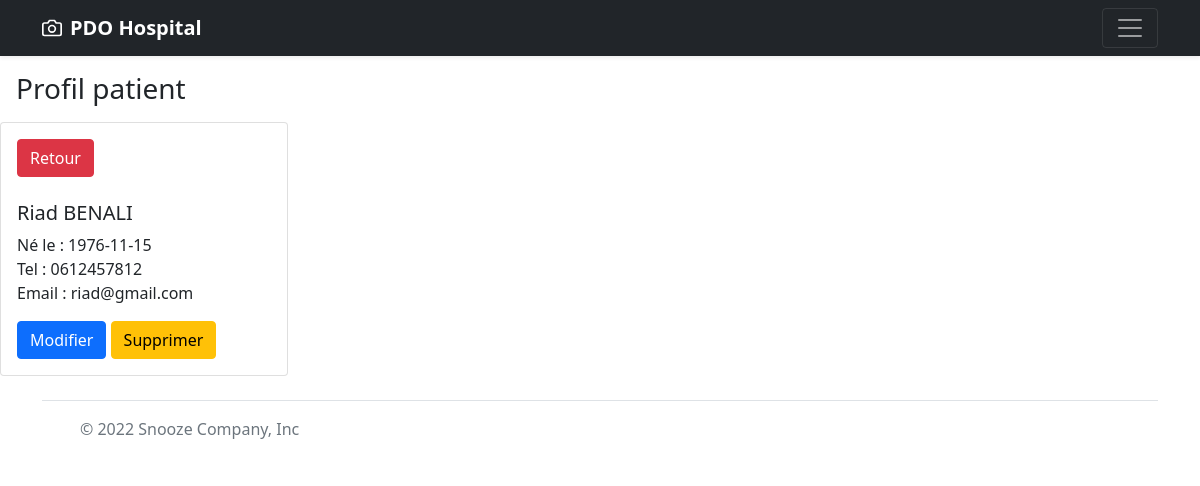
/profil-patient.php?patient_id=6, run on the app's committed database.
### tables this page shows
CREATE TABLE `patients` (
  `id` int(11) NOT NULL,
  `lastname` varchar(25) NOT NULL,
  `firstname` varchar(25) NOT NULL,
  `birthdate` date NOT NULL,
  `phone` varchar(25) DEFAULT NULL,
  `mail` varchar(100) NOT NULL
);

### profil-patient.php (the view, shortened to what this page needs)
<?php
$mysqlConnection = new PDO(
    'mysql:host=localhost;dbname=hospitale2n;charset=utf8',
    'root',
    ''
);
$mysqlConnection->setAttribute(PDO::ATTR_ERRMODE, PDO::ERRMODE_EXCEPTION);
$id = htmlentities(trim($_GET["patient_id"]));
$id = (int) $id;
$afficherProfil = $mysqlConnection->prepare("SELECT * FROM patients WHERE id= ?");
$afficherProfil->execute([$id]);
$afficherProfil = $afficherProfil->fetch(PDO::FETCH_ASSOC);
?>
<!DOCTYPE html>
<html lang="en">
<head>
    <link href="https://cdn.jsdelivr.net/npm/bootstrap@5.1.3/dist/css/bootstrap.min.css" rel="stylesheet">
</head>
<body>
<?php include "header.php"; ?>
<h3 class="m-3">Profil patient</h3>
<div class="card" style="width: 18rem;">
    <div class="card-body">
        <a href="liste-patient.php" class="btn btn-danger">Retour</a><br><br>
        <h5 class="card-title"><?php echo $afficherProfil["firstname"] ?> <?php echo $afficherProfil["lastname"] ?> </h5>
        <p class="card-text">Né le : <?php echo $afficherProfil["birthdate"] ?> <br>Tel : <?php echo $afficherProfil["phone"] ?> <br> Email : <?php echo $afficherProfil["mail"] ?></p>
        <a href="update-patient.php?patient_id=<?=$afficherProfil['id']?>" class="btn btn-primary">Modifier</a>
        <a href="./process/processSupprPatient.php?id_patient=<?=$afficherProfil['id']?>" class="btn btn-warning">Supprimer</a>
    </div>
</div>
<?php include "footer.php"; ?>
</body>
</html>

### data on the page
patients: firstname "Riad", lastname "BENALI", birthdate "1976-11-15", phone "0612457812", mail "riad@gmail.com"
